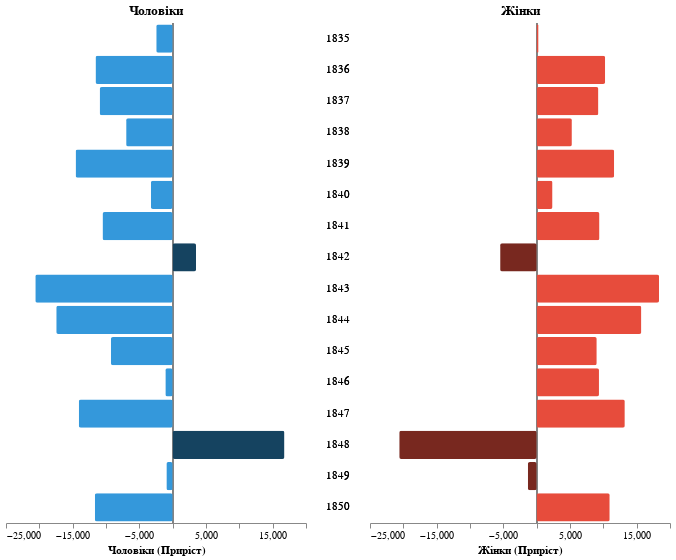

The notebook cell this image was saved under:
### Code cell
CHART_HEIGHT = 500  
CHART_WIDTH = 200  
CORNER_RADIUS = 2


df_subset = total_reproduction_df['Губернія загалом'][['ч', 'ж']].copy()
df_subset.index.name = 'Рік'
df_subset = df_subset.reset_index()


# Було: [Рік, ч, ж]
# Стало: [Рік, Sex, Count]
source = df_subset.melt(id_vars=['Рік'], 
                        value_vars=['ч', 'ж'], 
                        var_name='Sex', 
                        value_name='Count')

source['Count'] = source['Count'].fillna(0)


hover = alt.selection_point(
    fields=['Рік'], on='mouseover', nearest=True, empty='none', clear='mouseout'
)

base = alt.Chart(source).encode(
    y=alt.Y('Рік:O', axis=None),
    tooltip=['Рік', 'Sex', 'Count']
).properties(height=CHART_HEIGHT)

# use alt.datum(0) to manually place the line at value 0 on the X axis
zero_line = alt.Chart(source).mark_rule(color='gray', opacity=1.0, strokeWidth=0.5).encode(
    x=alt.datum(0)
)

# Left Part (Males) - Bars
left_bars = base.transform_filter(
    alt.datum.Sex == 'ч'
).mark_bar(
    cornerRadius=CORNER_RADIUS
    ).encode(
    x=alt.X('Count:Q', title='Чоловіки (Приріст)', sort='descending'), # Reversed axis
    color=alt.condition(
        alt.datum.Count > 0,
        alt.value('#3498DB'), 
        alt.value('#154360') 
    ),
    opacity=alt.condition(hover, alt.value(1), alt.value(0.6))
)

left = alt.layer(zero_line, left_bars).properties(
    title='Чоловіки',
    width=300
).add_params(hover)


# Right Part (Females) - Bars
right_bars = base.transform_filter(
    alt.datum.Sex == 'ж'
).mark_bar(
    cornerRadius=CORNER_RADIUS
).encode(
    x=alt.X('Count:Q', title='Жінки (Приріст)'),
    color=alt.condition(
        alt.datum.Count > 0,
        alt.value('#E74C3C'), 
        alt.value('#78281F')  
    ),
    opacity=alt.condition(hover, alt.value(1), alt.value(0.6))
    
)

right = alt.layer(zero_line, right_bars).properties(
    title='Жінки',
    width=300
).add_params(hover)


#  years part
middle = base.encode(
    y=alt.Y('Рік:O', axis=None),
    text=alt.Text('Рік'),
    color=alt.condition(hover, alt.value('black'), alt.value('gray'))
).mark_text().properties(width=50).add_params(hover)


# Final
chart = alt.hconcat(
    left, middle, right,
    spacing=5
).resolve_scale(
    y='shared'
).configure_view(
    stroke=None
).configure_axis(
    grid=False
)

chart.display()

### Figure 1 — Vega-Lite specification as saved in the notebook (floating-point values rounded to 4 significant figures)
{"config": {"view": {"continuousWidth": 300, "continuousHeight": 300, "stroke": null}, "axis": {"grid": false}}, "hconcat": [{"layer": [{"mark": {"type": "rule", "color": "gray", "opacity": 1.0, "strokeWidth": 0.5}, "encoding": {"x": {"datum": 0}}, "name": "view_a775b99e1faee4c9_0"}, {"mark": {"type": "bar", "cornerRadius": 2}, "encoding": {"color": {"condition": {"test": "(datum.Count > 0)", "value": "#3498DB"}, "value": "#154360"}, "opacity": {"condition": {"param": "param_51fb23ca58be145f", "value": 1}, "value": 0.6}, "tooltip": [{"field": "Рік", "type": "quantitative"}, {"field": "Sex", "type": "nominal"}, {"field": "Count", "type": "quantitative"}], "x": {"field": "Count", "sort": "descending", "title": "Чоловіки (Приріст)", "type": "quantitative"}, "y": {"axis": null, "field": "Рік", "type": "ordinal"}}, "transform": [{"filter": "(datum.Sex === 'ч')"}]}], "height": 500, "title": "Чоловіки", "width": 300}, {"mark": {"type": "text"}, "encoding": {"color": {"condition": {"param": "param_51fb23ca58be145f", "value": "black"}, "value": "gray"}, "text": {"field": "Рік", "type": "quantitative"}, "tooltip": [{"field": "Рік", "type": "quantitative"}, {"field": "Sex", "type": "nominal"}, {"field": "Count", "type": "quantitative"}], "y": {"axis": null, "field": "Рік", "type": "ordinal"}}, "height": 500, "name": "view_0b88bfc17c429478_1", "width": 50}, {"layer": [{"mark": {"type": "rule", "color": "gray", "opacity": 1.0, "strokeWidth": 0.5}, "encoding": {"x": {"datum": 0}}, "name": "view_a775b99e1faee4c9_0"}, {"mark": {"type": "bar", "cornerRadius": 2}, "encoding": {"color": {"condition": {"test": "(datum.Count > 0)", "value": "#E74C3C"}, "value": "#78281F"}, "opacity": {"condition": {"param": "param_51fb23ca58be145f", "value": 1}, "value": 0.6}, "tooltip": [{"field": "Рік", "type": "quantitative"}, {"field": "Sex", "type": "nominal"}, {"field": "Count", "type": "quantitative"}], "x": {"field": "Count", "title": "Жінки (Приріст)", "type": "quantitative"}, "y": {"axis": null, "field": "Рік", "type": "ordinal"}}, "transform": [{"filter": "(datum.Sex === 'ж')"}]}], "height": 500, "title": "Жінки", "width": 300}], "data": {"name": "data-c9e51d51d880f347449818ec920330ca"}, "params": [{"name": "param_51fb23ca58be145f", "select": {"type": "point", "clear": "mouseout", "fields": ["Рік"], "nearest": true, "on": "mouseover"}, "views": ["view_a775b99e1faee4c9_0", "view_0b88bfc17c429478_1"]}], "resolve": {"scale": {"y": "shared"}}, "spacing": 5, "$schema": "https://vega.github.io/schema/vega-lite/v6.1.0.json", "datasets": {"data-c9e51d51d880f347449818ec920330ca": [{"Рік": 1835, "Sex": "ч", "Count": 2459.0}, {"Рік": 1836, "Sex": "ч", "Count": 11560.0}, {"Рік": 1837, "Sex": "ч", "Count": 10940.0}, {"Рік": 1838, "Sex": "ч", "Count": 6975.0}, {"Рік": 1839, "Sex": "ч", "Count": 14550.0}, {"Рік": 1840, "Sex": "ч", "Count": 3260.0}, {"Рік": 1841, "Sex": "ч", "Count": 10510.0}, {"Рік": 1842, "Sex": "ч", "Count": -3500.0}, {"Рік": 1843, "Sex": "ч", "Count": 20600.0}, {"Рік": 1844, "Sex": "ч", "Count": 17460.0}, {"Рік": 1845, "Sex": "ч", "Count": 9258.0}, {"Рік": 1846, "Sex": "ч", "Count": 1091.0}, {"Рік": 1847, "Sex": "ч", "Count": 14080.0}, {"Рік": 1848, "Sex": "ч", "Count": -16770.0}, {"Рік": 1849, "Sex": "ч", "Count": 935.0}, {"Рік": 1850, "Sex": "ч", "Count": 11670.0}, {"Рік": 1835, "Sex": "ж", "Count": 282.0}, {"Рік": 1836, "Sex": "ж", "Count": 10270.0}, {"Рік": 1837, "Sex": "ж", "Count": 9259.0}, {"Рік": 1838, "Sex": "ж", "Count": 5280.0}, {"Рік": 1839, "Sex": "ж", "Count": 11620.0}, {"Рік": 1840, "Sex": "ж", "Count": 2377.0}, {"Рік": 1841, "Sex": "ж", "Count": 9422.0}, {"Рік": 1842, "Sex": "ж", "Count": -5478.0}, {"Рік": 1843, "Sex": "ж", "Count": 18350.0}, {"Рік": 1844, "Sex": "ж", "Count": 15700.0}, {"Рік": 1845, "Sex": "ж", "Count": 9014.0}, {"Рік": 1846, "Sex": "ж", "Count": 9346.0}, {"Рік": 1847, "Sex": "ж", "Count": 13220.0}, {"Рік": 1848, "Sex": "ж", "Count": -20610.0}, {"Рік": 1849, "Sex": "ж", "Count": -1318.0}, {"Рік": 1850, "Sex": "ж", "Count": 10960.0}]}}
